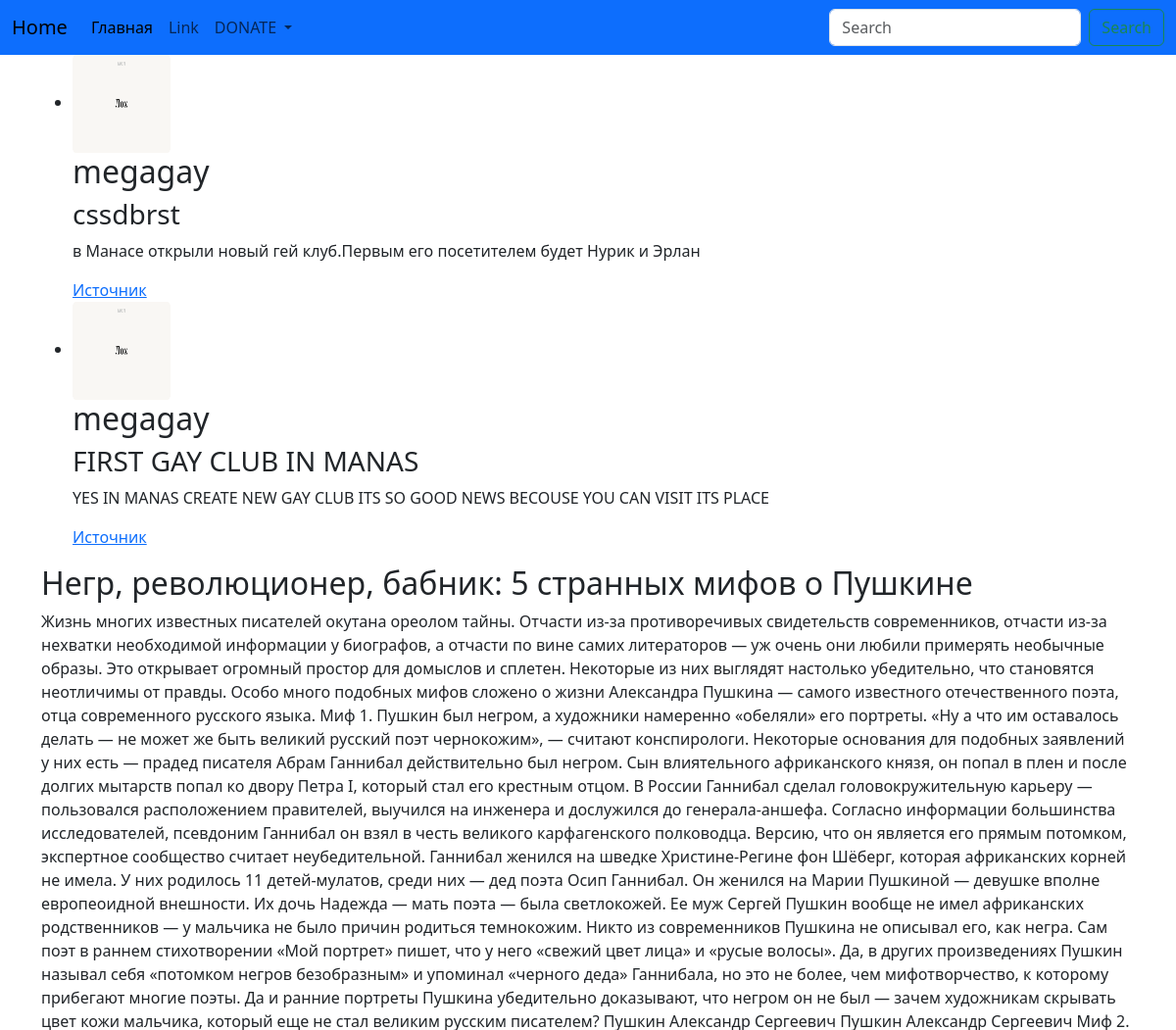
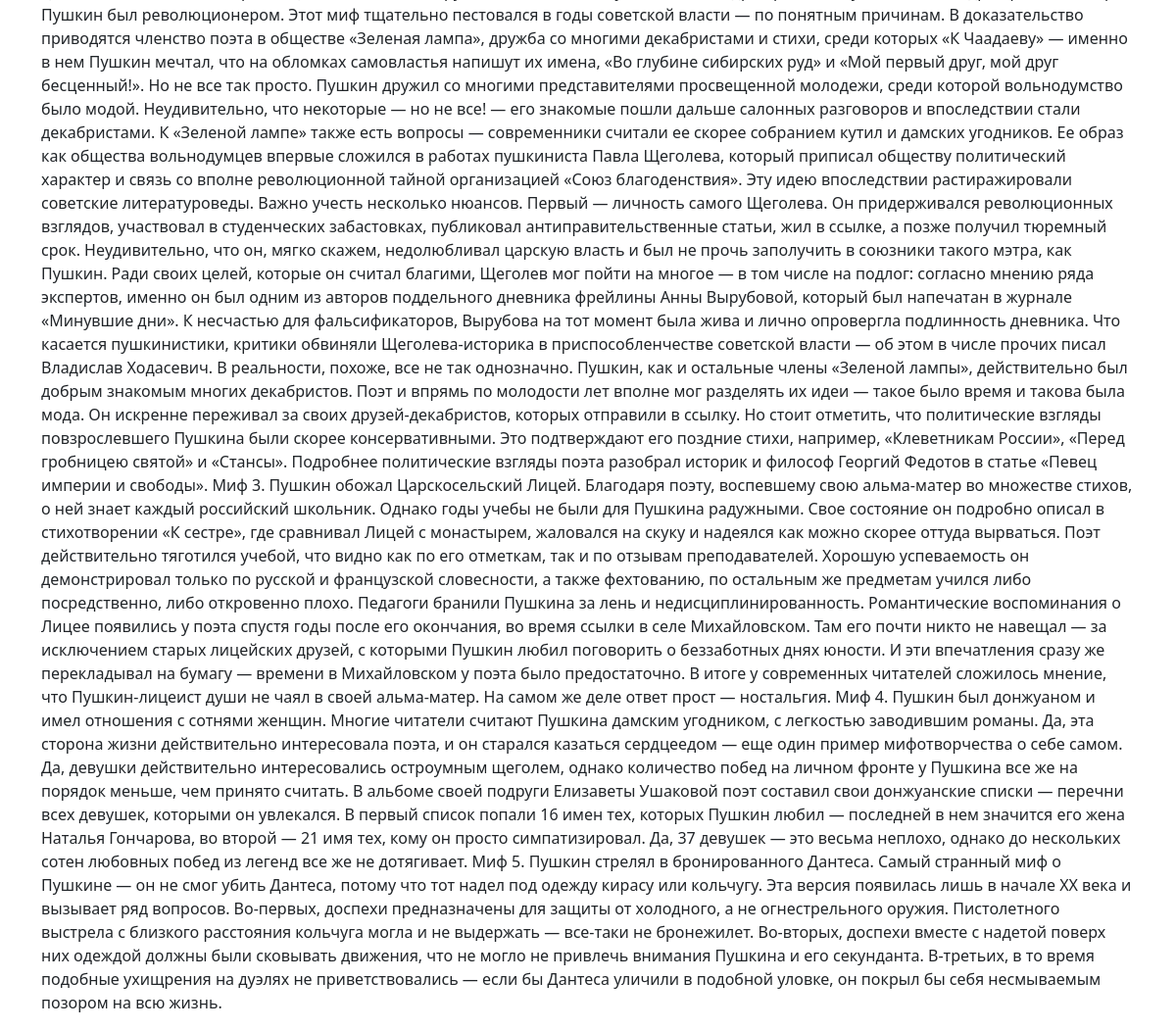
/articles/1, run on the app's committed database (2 pictures, top to bottom).
### articles/models.py (models this page shows)
class News(models.Model):
    author = models.ForeignKey('auth.User', on_delete=models.CASCADE)
    title = models.CharField(max_length=100)
    body = models.TextField()
    date = models.DateTimeField(auto_now_add=True)
    link = models.URLField()
    img = models.ImageField(upload_to='media/', blank=True, null=True, default='media/default.png')
    class Meta:
       ordering = ['date']

class Articles(models.Model):
  author = models.ForeignKey('auth.User', on_delete=models.CASCADE)
  title = models.CharField(max_length=50)
  body = models.TextField()

### articles/views.py (the view)
# urls.py: path('articles/<int:pk>', views.ArticleDetailView.as_view(), name='detail'),
class ArticleDetailView(DetailView):
  model = Articles
  template_name = 'detail.html'
  def get_context_data(self, **kwargs):
    context = super().get_context_data(**kwargs)
    context['news_list'] = News.objects.all()[:5]#получаем все данные из таблицы
    return context

### templates/detail.html (shortened to what this page needs)
{% load static %}
<!doctype html>
<html lang="en">
  <head>
    <link
      href="https://cdn.jsdelivr.net/npm/bootstrap@5.3.8/dist/css/bootstrap.min.css"
      rel="stylesheet"
    />
  </head>
  <body>
    <header>
      <nav class="navbar navbar-expand-lg bg-primary">
        <div class="container-fluid">
          <a class="navbar-brand" href="{% url 'home' %}">Home</a>
          <div class="collapse navbar-collapse" id="navbarSupportedContent">
            <ul class="navbar-nav me-auto mb-2 mb-lg-0">
              <li class="nav-item">
                <a
                  class="nav-link active"
                  aria-current="page"
                  href="{% url 'home' %}"
                  >Главная</a
                >
              </li>
              <li class="nav-item">
                <a class="nav-link" href="#">Link</a>
              </li>
              <li class="nav-item dropdown">
                <a
                  class="nav-link dropdown-toggle"
                  href="#"
                  role="button"
                  data-bs-toggle="dropdown"
                  aria-expanded="false"
                >
                  DONATE
                </a>
              </li>
            </ul>
            <form class="d-flex" role="search">
              <input
                class="form-control me-2"
                type="search"
                placeholder="Search"
                aria-label="Search"
              />
              <button class="btn btn-outline-success" type="submit">
              </button>
            </form>
          </div>
        </div>
      </nav>
    </header>
    <div class="container">
      <aside>{% include 'news.html' with news_list=news_list %}</aside>
      {% block content %}
      <div class="block">
        <h2 class="subtitle">{{articles.title}}</h2>
        <p class="text">{{articles.body}}</p>
      </div>
      {% endblock content %}
    </div>
    <link
      href="https://cdn.jsdelivr.net/npm/bootstrap@5.3.8/dist/css/bootstrap.min.css"
      rel="stylesheet"
    />
  </body>
</html>

### templates/news.html
<ul class="news-list">
  {% for el in news_list%}
  <li class="news-item">
    <img width="100" height="100" src="{{ el.img.url }}" alt="" />
    <h2>{{el.author}}</h2>
    <h3>{{el.title}}</h3>
    <p class="text">{{el.body}}</p>
    <a href=" {{el.link}}" target="_blank">Источник</a>
  </li>
  {% endfor %}
</ul>

### data on the page
News: img (placeholder picture), author "megagay", title "cssdbrst", body "в Манасе открыли новый гей клуб.Первым его посетителем будет Нурик и Эрлан"
News: img (placeholder picture), author "megagay", title "FIRST GAY CLUB IN MANAS", body "YES IN MANAS CREATE NEW GAY CLUB ITS SO GOOD NEWS BECOUSE YOU CAN VISIT ITS PLACE"
Articles: title "Негр, революционер, бабник: 5 странных мифов о Пушкине", body "Жизнь многих известных писателей окутана ореолом тайны. Отчасти из‑за противоречивых свидетельств современников, отчасти из‑за нехватки необходимой информации у биографов, а отчасти по вине самих литераторов — уж очень они любили примерять необычные образы. Это открывает огромный простор для домыслов и сплетен. Некоторые из них выглядят настолько убедительно, что становятся неотличимы от правды. Особо много подобных мифов сложено о жизни Александра Пушкина — самого известного отечественного поэта, отца современного русского языка. Миф 1. Пушкин был негром, а художники намеренно «обеляли» его портреты. «Ну а что им оставалось делать — не может же быть великий русский поэт чернокожим», —…"
